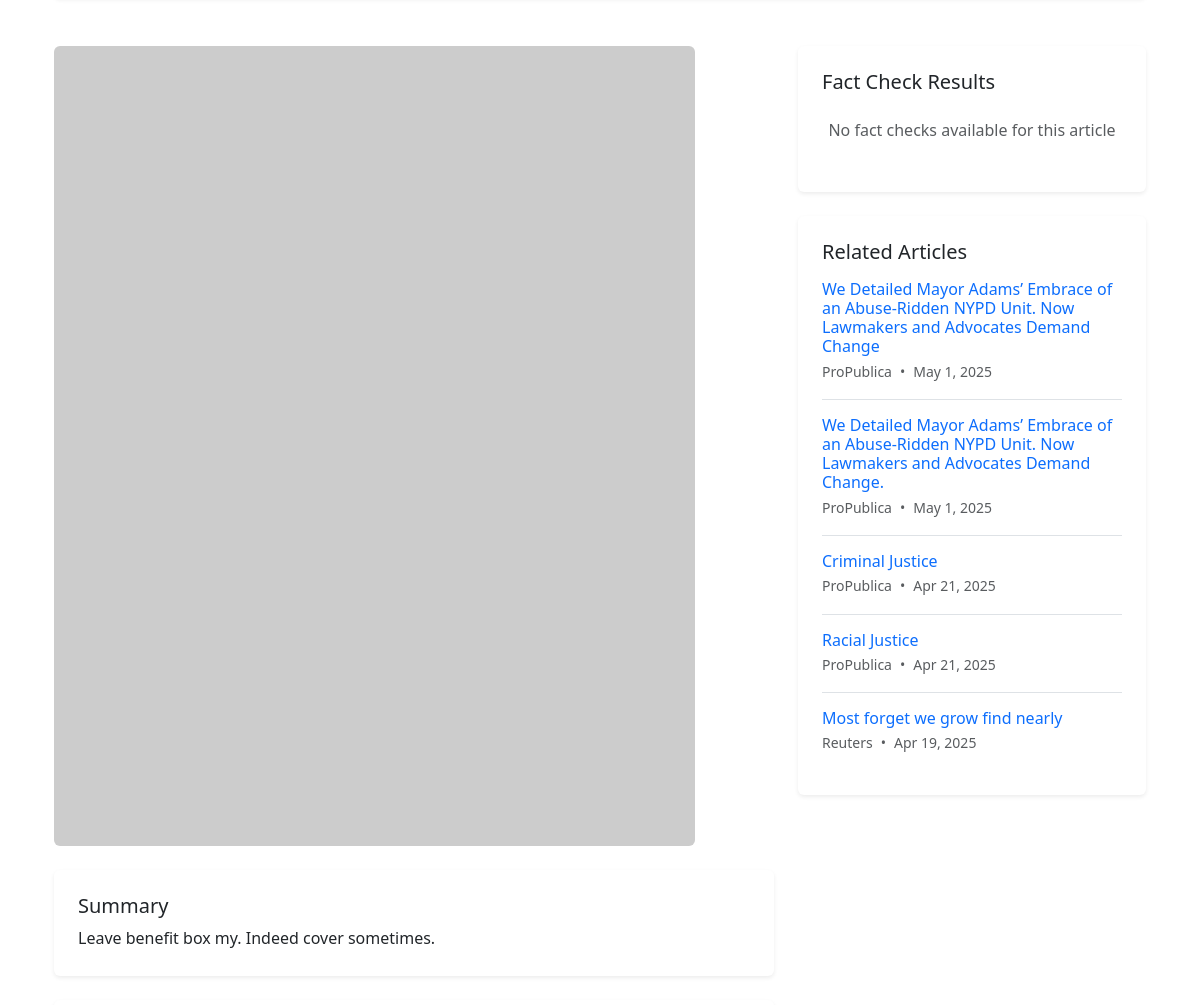
The app's page /analysis/article-analysis/1/ (middle part), older data.
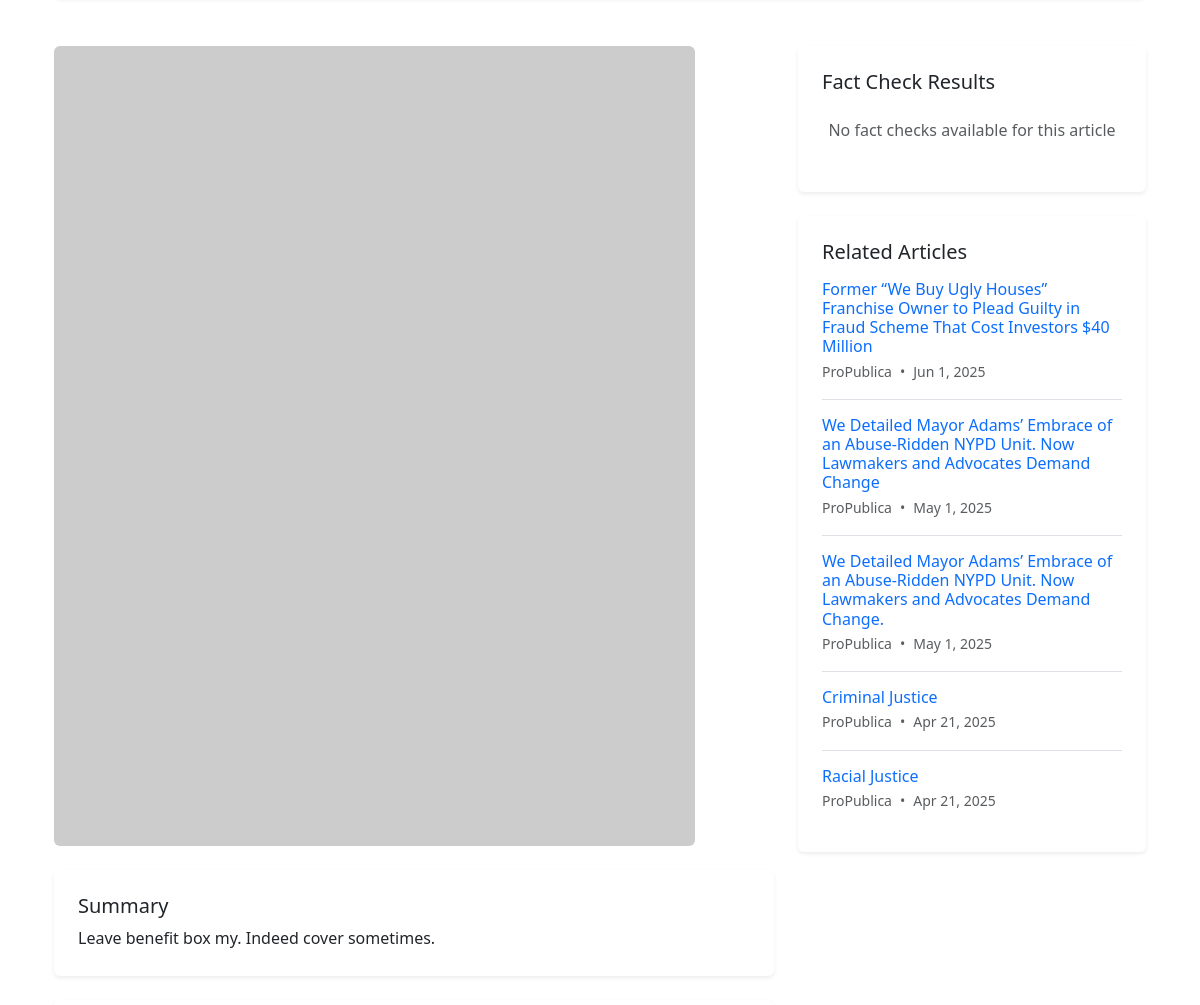
The same page, newer data.
### news_aggregator/models.py (models this page shows, shortened)
class NewsArticle(models.Model):
    title = models.CharField(max_length=255)
    source = models.ForeignKey(NewsSource, on_delete=models.CASCADE, related_name='articles')
    url = models.URLField(unique=True)
    author = models.CharField(max_length=200, blank=True)
    published_date = models.DateTimeField(default=timezone.now)
    content = models.TextField()
    summary = models.TextField(blank=True)
    image_url = models.URLField(blank=True)
    fetched_at = models.DateTimeField(auto_now_add=True)
    last_updated = models.DateTimeField(auto_now=True)
    political_bias = models.FloatField(
        null=True,
        blank=True,
        help_text='Political bias score from -1 (left) to +1 (right)'
    )
    is_analyzed = models.BooleanField(default=False)
    is_summarized = models.BooleanField(default=False)
    class Meta:
        ordering = ['-published_date']

class NewsSource(models.Model):
    name = models.CharField(max_length=200)
    url = models.URLField(unique=True)
    description = models.TextField(blank=True)
    logo = models.ImageField(upload_to='source_logos/', blank=True, null=True)
    reliability_score = models.FloatField(default=0.0)  # 0-100 score
    political_bias = models.FloatField(
        default=0.0,
        help_text='Average political bias score from -1 (left) to +1 (right)'
    )
    created_at = models.DateTimeField(auto_now_add=True)
    updated_at = models.DateTimeField(auto_now=True)

### news_analysis/views.py (the view)
# urls.py: path('article-analysis/<int:article_id>/', views.article_analysis, name='article_analysis'),
def article_analysis(request, article_id):
    article = get_object_or_404(NewsArticle, pk=article_id)
    try:
        bias_analysis = BiasAnalysis.objects.get(article=article)
    except BiasAnalysis.DoesNotExist:
        bias_analysis = None
    try:
        sentiment_analysis = SentimentAnalysis.objects.get(article=article)
    except SentimentAnalysis.DoesNotExist:
        sentiment_analysis = None
    fact_checks = FactCheckResult.objects.filter(article=article)
    is_saved = False
    if request.user.is_authenticated:
        is_saved = UserSavedArticle.objects.filter(user=request.user, article=article).exists()
    related_articles = NewsArticle.objects.filter(
        Q(source=article.source) |
        Q(title__icontains=article.title.split()[0]) |
        Q(title__icontains=article.title.split()[-1])
    ).exclude(id=article.id).distinct()[:5]
    context = {
        'article': article,
        'bias_analysis': bias_analysis,
        'sentiment_analysis': sentiment_analysis,
        'fact_checks': fact_checks,
        'is_saved': is_saved,
        'related_articles': related_articles,
    }
    return render(request, 'news_analysis/article_analysis.html', context)

### news_analysis/templatetags/math_filters.py (called while the page is built)
@register.filter(name='mul')
def mul(value, arg):
    try:
        return float(value) * float(arg)
    except (ValueError, TypeError):
        return 0

@register.filter(name='sub')
def sub(value, arg):
    try:
        return float(value) - float(arg)
    except (ValueError, TypeError):
        return 0

@register.filter(name='add')
def add(value, arg):
    try:
        return float(value) + float(arg)
    except (ValueError, TypeError):
        return 0

### news_analysis/templates/news_analysis/article_analysis.html (shortened to what this page needs)
{% extends "base.html" %}
{% load static %}
{% load math_filters %}
{% block content %}
<div class="container my-5">
    <div class="row mb-5">
        <div class="col-lg-8">
            {% if article.image_url %}
            <div class="mb-4">
                <img src="{{ article.image_url }}" alt="{{ article.title }}" class="img-fluid rounded">
            </div>
            {% endif %}
            <div class="card border-0 shadow-sm mb-4">
                <div class="card-body p-4">
                    <h5 class="card-title">Summary</h5>
                    <p class="card-text">{{ article.summary }}</p>
                </div>
            </div>
            <div class="card border-0 shadow-sm">
                <div class="card-body p-4">
                </div>
            </div>
        </div>
        <div class="col-lg-4">
            <div class="card border-0 shadow-sm mb-4">
                <div class="card-body p-4">
                    <h5 class="card-title">Fact Check Results</h5>
                    {% if fact_checks %}
                    <div class="mt-3">
                        {% for fact in fact_checks %}
                        <div class="mb-3 pb-3 {% if not forloop.last %}border-bottom{% endif %}">
                            <h6 class="mb-2">Claim:</h6>
                            <p class="mb-2">{{ fact.claim }}</p>
                            <div class="d-flex align-items-center mb-2">
                                <h6 class="mb-0 me-2">Rating:</h6>
                                <span class="badge
                                    {% if fact.rating == 'true' %}bg-success{% endif %}
                                    {% if fact.rating == 'mostly_true' %}bg-info{% endif %}
                                    {% if fact.rating == 'half_true' %}bg-warning text-dark{% endif %}
                                    {% if fact.rating == 'mostly_false' %}bg-danger{% endif %}
                                    {% if fact.rating == 'false' %}bg-danger{% endif %}
                                    {% if fact.rating == 'pants_on_fire' %}bg-dark{% endif %}">
                                    {{ fact.get_rating_display }}
                                </span>
                            </div>
                            <h6 class="mb-2">Explanation:</h6>
                            <p class="mb-0">{{ fact.explanation }}</p>
                            {% if fact.sources %}
                            <a href="{{ fact.sources }}" target="_blank" class="small">View Sources</a>
                            {% endif %}
                        </div>
                        {% endfor %}
                    </div>
                    {% else %}
                    <div class="text-center text-muted my-4">
                        <p>No fact checks available for this article</p>
                    </div>
                    {% endif %}
                </div>
            </div>
            <div class="card border-0 shadow-sm">
                <div class="card-body p-4">
                    <h5 class="card-title">Related Articles</h5>
                    {% if related_articles %}
                    <div class="mt-3">
                        {% for related in related_articles %}
                        <div class="mb-3 {% if not forloop.last %}pb-3 border-bottom{% endif %}">
                            <a href="{% url 'news_aggregator:article_detail' related.id %}" class="text-decoration-none">
                                <h6 class="mb-1">{{ related.title }}</h6>
                            </a>
                            <div class="d-flex align-items-center small text-muted">
                                <span>{{ related.source.name }}</span>
                                <span class="mx-2">•</span>
                                <span>{{ related.published_date|date:"M j, Y" }}</span>
                            </div>
                        </div>
                        {% endfor %}
                    </div>
                    {% else %}
                    <div class="text-center text-muted my-4">
                        <p>No related articles available</p>
                    </div>
                    {% endif %}
                </div>
            </div>
        </div>
    </div>
</div>
{% endblock %}

### templates/base.html (shortened to what this page needs)
<!DOCTYPE html>
<html lang="en">
<head>
    <link href="https://cdn.jsdelivr.net/npm/bootstrap@5.3.0/dist/css/bootstrap.min.css" rel="stylesheet">
    <link rel="stylesheet" href="https://cdnjs.cloudflare.com/ajax/libs/font-awesome/6.0.0/css/all.min.css">
</head>
<body>
    <div class="container">
        {% block content %}{% endblock %}
    </div>
    {% load static %}
</body>
</html>

### templates/base.html (style rules this page uses)
body { font-family: 'Segoe UI', Tahoma, Geneva, Verdana, sans-serif; line-height: 1.6; }

Row changes from the older to the newer data that the page shows:
no longer on this page (row unchanged): NewsArticle: title "Most forget we grow find nearly", source.name "Reuters", published_date "Apr 19, 2025"
added NewsArticle: title "Former “We Buy Ugly Houses” Franchise Owner to Plead Guilty in Fraud Scheme That Cost Investors $40 Million", source.name "ProPublica", published_date "Jun 1, 2025"
